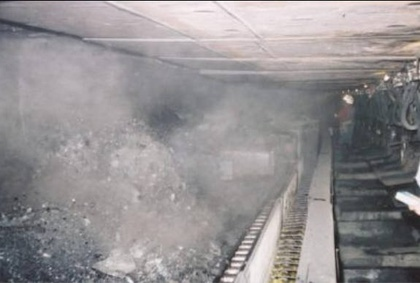
%> input picture DCPwithGIF/dust1.jpg, 420 x 283 px, shrunk from 575 x 387 before the run
$ octave DCP1.m   (GNU Octave 9; MATLAB toolbox functions it lacks are replaced by stand-ins)
%> lines starting %> are read from the running program, lines starting %| are printed output that depends on the picture
### DCPwithGIF/get_dark_channel.m
function dark_channel = get_dark_channel(image, win_size)

[m, n, ~] = size(image);

pad_size = floor(win_size/2);

padded_image = padarray(image, [pad_size pad_size], Inf);

dark_channel = zeros(m, n);

for j = 1 : m
    for i = 1 : n
        patch = padded_image(j : j + (win_size-1), i : i + (win_size-1), :);

        dark_channel(j,i) = min(patch(:));
     end
end

end

### DCPwithGIF/get_atmosphere.m
function atmosphere = get_atmosphere(image, dark_channel)

[m, n, ~] = size(image);
n_pixels = m * n;

n_search_pixels = floor(n_pixels * 0.001);

dark_vec = reshape(dark_channel, n_pixels, 1);

image_vec = reshape(image, n_pixels, 3);

[~, indices] = sort(dark_vec, 'descend');

accumulator = zeros(1, 3);

for k = 1 : n_search_pixels
    accumulator = accumulator + image_vec(indices(k),:);
end

atmosphere = accumulator / n_search_pixels;

end

### DCPwithGIF/DCP1.m
clc;
clear all;
close all;
warning('off','all');

tic;
disp(['Initial'])
image = double(imread('dust1.jpg'))/255;
% subplot(2,3,1)
% imshow(image)
% title("Original Image")

omega = 0.8;
win_size = 15;
r = 15;
res = 0.01;

% disp(['DCP'])
[m, n, ~] = size(image);
%> m = 283; n = 420
dark_channel = get_dark_channel(image, win_size);
%> in get_dark_channel, `padded_image = padarray(image, [pad_size pad_size], Inf);`: padded_image: size 297x434x3 double; 7.79% of the values are NaN or infinite; the others: min 0.0745, max 1, mean 0.573
%> after the loop in get_dark_channel, `for j = 1 : m`:
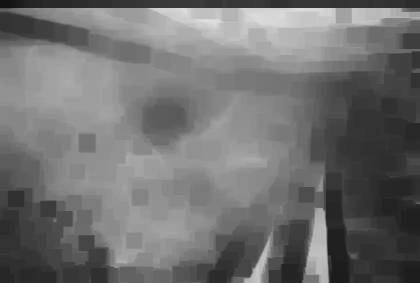
%> dark_channel: size 283x420 double; min 0.0745, max 0.878, mean 0.44
atmosphere = get_atmosphere(image, dark_channel);
%> the loop in get_atmosphere, `for k = 1 : n_search_pixels` made 118 passes
%> accumulator on passes 1 to 12: [0.929 0.89 0.894], [1.85 1.78 1.78], [2.78 2.66 2.67], [3.71 3.55 3.57], [4.63 4.43 4.47], [5.56 5.31 5.37], [6.49 6.2 6.27], [7.42 7.09 7.16], [8.35 7.98 8.05], [9.28 8.87 8.96], [10.22 9.77 9.87], [11.15 10.66 10.78]
%> after the loop in get_atmosphere, `for k = 1 : n_search_pixels`: accumulator = [110.1 105.1 106.5]
%> in get_atmosphere, `atmosphere = accumulator / n_search_pixels;`: atmosphere = [0.933 0.891 0.903]
%> atmosphere = [0.933 0.891 0.903]
%> (the run ends here)

$ run again, with DCPwithGIF/head_day11.jpg copied over DCPwithGIF/dust1.jpg
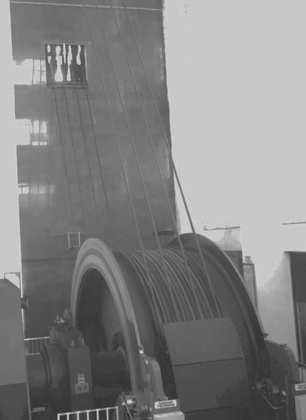
%> input picture DCPwithGIF/head_day11.jpg, 306 x 420 px, shrunk from 724 x 993 before the run
%> padded_image: size 434x320x3 double; 7.46% of the values are NaN or infinite; the others: min 0.18, max 0.851, mean 0.516
%> after the loop in get_dark_channel, `for j = 1 : m`:
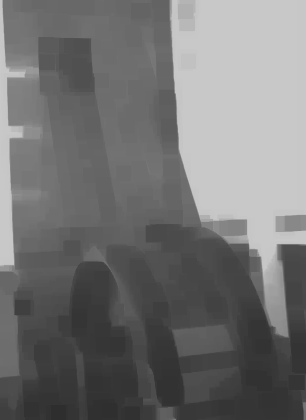
%> dark_channel: size 420x306 double; min 0.18, max 0.784, mean 0.452
%> the loop in get_atmosphere, `for k = 1 : n_search_pixels` made 128 passes
%> accumulator on passes 1 to 8: [0.784 0.784 0.784], [1.57 1.57 1.57], [2.35 2.35 2.35], [3.14 3.14 3.14], [3.92 3.92 3.92], [4.71 4.71 4.71], [5.49 5.49 5.49], [6.27 6.27 6.27]
%> after the loop in get_atmosphere, `for k = 1 : n_search_pixels`: accumulator = [100.4 100.4 100.4]
%> in get_atmosphere, `atmosphere = accumulator / n_search_pixels;`: atmosphere = [0.784 0.784 0.784]
